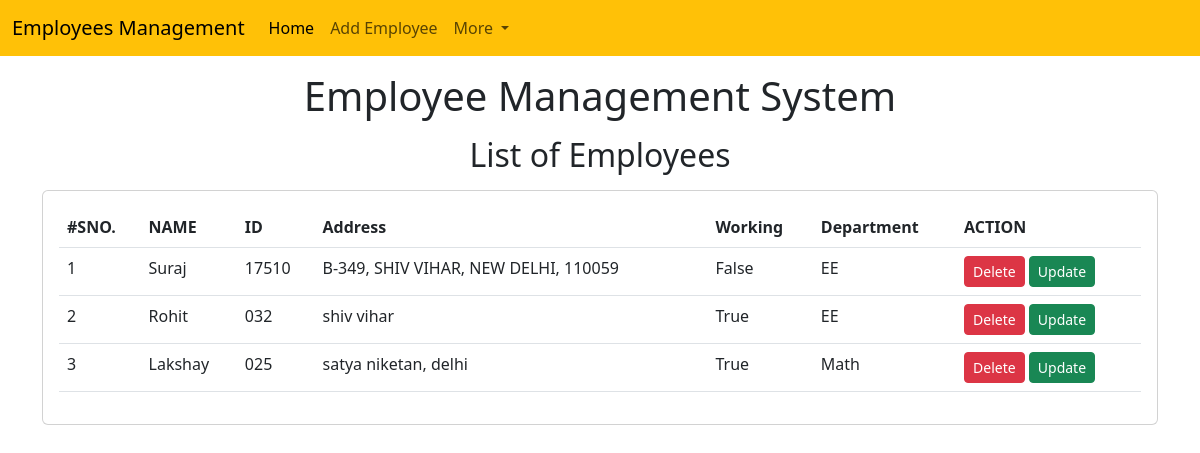
The page /emp/home/ on the database its author committed.
### emp/models.py (models this page shows, shortened)
class Emp(models.Model):
    name = models.CharField(max_length=50)
    empId = models.CharField(max_length=50)
    phone = models.CharField(max_length=10)
    address = models.CharField(max_length=200)
    working = models.BooleanField(default=False)
    department = models.CharField(max_length=50)

### emp/views.py (the view)
# urls.py: path("home/", empHome),
def empHome(request):
    emps = Emp.objects.all()
    return render(request, "emp/home.html", {'emp':emps})

### templates/emp/home.html (shortened to what this page needs)
<!doctype html>
<html lang="en">
  <head>
    <link href="https://cdn.jsdelivr.net/npm/bootstrap@5.3.0/dist/css/bootstrap.min.css" rel="stylesheet">
  </head>
  <body>
    {% include 'emp/nav.html' %}
    <h1 class="text-center my-3">Employee Management System</h1>
    <h2 class="text-center my-3">List of Employees</h2>
    <div class="container">
      <div class="row">
        <div class="col-md-12">
          <div class="card">
            <div class="card-body">
              <table class="table">
                <thead>
                  <tr>
                    <th>#SNO.</th>
                    <th>NAME</th>
                    <th>ID</th>
                    <th>Address</th>
                    <th>Working</th>
                    <th>Department</th>
                    <th>ACTION</th>
                  </tr>
                </thead>
                <tbody>
                  {% for e in emp %}
                  <tr>
                    <td>{{forloop.counter}}</td>
                    <td>{{e.name}}</td>
                    <td>{{e.empId}}</td>
                    <td>{{e.address}}</td>
                    <td>{{e.working}}</td>
                    <td>{{e.department}}</td>
                    <td>
                      <a href="/emp/del-emp/{{e.id}}" class="btn btn-danger btn-sm">Delete</a>
                      <a href="/emp/update-emp/{{e.id}}" class="btn btn-success btn-sm">Update</a>
                    </td>
                  </tr>
                  {% endfor %}
                </tbody>
              </table>
            </div>
          </div>
        </div>
      </div>
    </div>
  </body>
</html>

### rows shown on the page
Emp: name "Suraj", empId "17510", address "B-349, SHIV VIHAR, NEW DELHI, 110059", working "False", department "EE"
Emp: name "Rohit", empId "032", address "shiv vihar", working "True", department "EE"
Emp: name "Lakshay", empId "025", address "satya niketan, delhi", working "True", department "Math"
